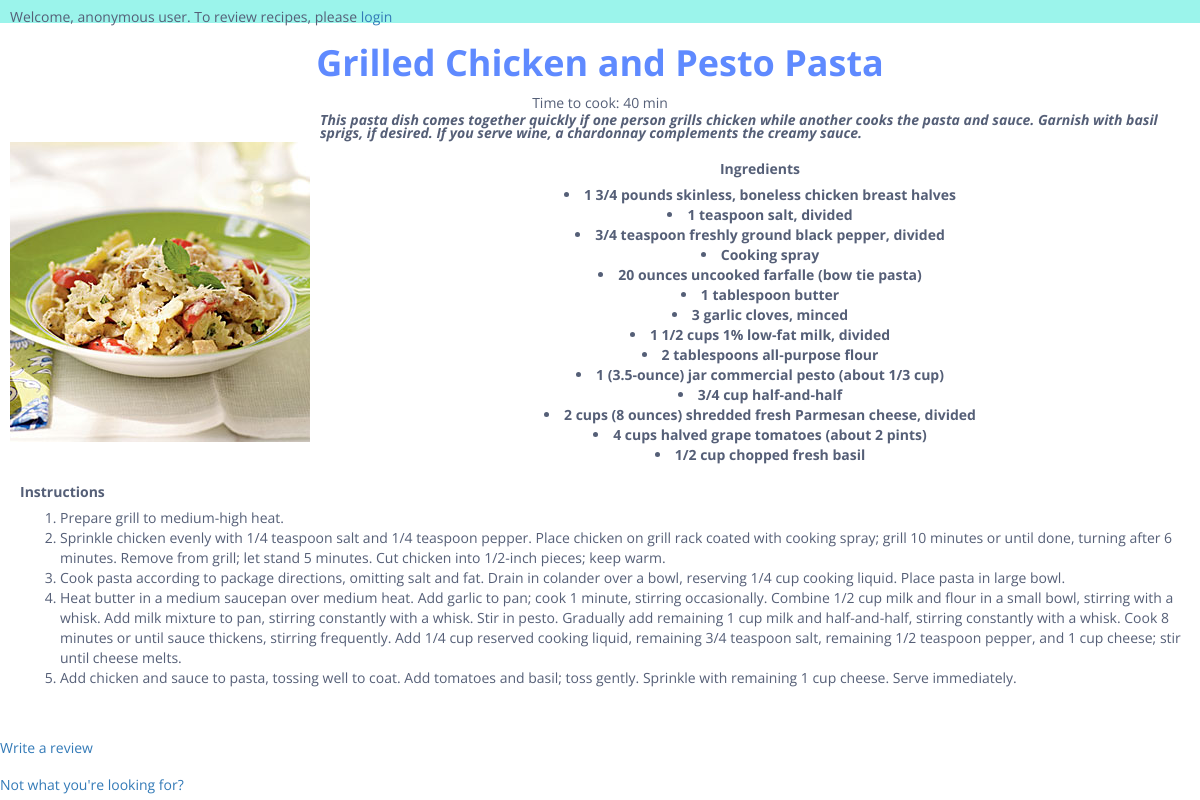
Page /main/recipes/10 on the committed database.
### recipes/models.py (models this page shows, shortened)
class Recipe(models.Model):
	APPETIZER = "AT"
	MAIN = "MN"
	DESSERT = "DS"
	MEAL_CHOICES = ((MAIN, "Main"), (DESSERT, "Dessert"), (APPETIZER, "Appetizer"))
	name = models.CharField(max_length=100, blank=False)
	image = models.ImageField(blank=False, default="http://ba3d96e768581514f6ec-e6b856593874a8f38a8aa2d89e1f03ce.r54.cf2.rackcdn.com/default_food_large.jpg")
	description = models.CharField(max_length=800, blank=False, default="")
	ingredients = models.CharField(max_length=800, blank=False, default="")
	time = models.IntegerField(default=0, validators=[MaxValueValidator(600), MinValueValidator(0)])
	meal = models.CharField(max_length=2, choices=MEAL_CHOICES, default=MAIN)
	def get_time_str(self):
		time = float(self.time)
		if float(self.time) > 60.0:
			return "{} hr {} min".format(int(time // 60), int(time % 60))
		return "{} min".format(int(time))
	def get_ingredients(self):
		return self.ingredients.split("**")

class RecipeInstruction(models.Model):
	recipe = models.ForeignKey(Recipe)
	step = models.IntegerField(default=0, validators=[MaxValueValidator(20), MinValueValidator(1)])
	instruction = models.CharField(max_length=1000, blank=False, default="")
	def get_instruction(self):
		return "{}".format(self.instruction)

### recipes/views.py (the view)
# urls.py: url(r'^recipes/(?P<id>\d+)$', details_view, name='details'),
def details_view(request, id):
    recipe = get_object_or_404(Recipe, id=id)
    return render(request, "recipes/details.html", {'recipe':recipe})

### recipes/templates/recipes/details.html (shortened to what this page needs)
{% extends "base.html" %}
{% load staticfiles %}
    {% block main %}
    <section class="details">
        <center><h1 class="recipename">{{ recipe.name }}</h1></center>
        <center><div>Time to cook: {{ recipe.get_time_str }}</div></center>
       <table id="display">
       <tr>
       <th class="image">
        {% if recipe.image.url.width > recipe.image.url.height %}
            <img src="{{ recipe.image.url }}" width=300>
        {% else %}
            <img src="{{ recipe.image.url }}" height=300>
        {% endif %}
        </th>
        <th><i><p class="description">{{ recipe.description }}</i>
        <br>
        <br>
        <div class="ingredients">
        <center><p><b>Ingredients</b></center>
        {% for ingredient in recipe.get_ingredients %}
            <center><li class="ingredient">{{ ingredient }}</li></center>
        {% endfor %}
        </th>
        </table>
        <br>
        <div class="instructions">
        <b><p>Instructions</b>
        <ol>
        {% for instruction in recipe.recipeinstruction_set.all %}
            <li>{{ instruction.get_instruction }}</li>
        {% endfor %}
        </ol>
        </div>
        <br>
        <br>
        <a href="{% url 'review' recipe.id %}">Write a review</a>
        <br>
        <br>
        <p><a href="{% url 'main' %}">Not what you're looking for?</a></div>
    </section>
    {% endblock main %}

### recipes/static/main.css (style rules this page uses)
html, body { background-image: url("http://www.publicdomainpictures.net/pictures/60000/velka/quatrefoil-pattern-background-blue.jpg"); font-family: 'Open Sans', sans-serif; color: #555f77; -webkit-font-smoothing: antialiased; }
p { line-height: 1.3125rem; }
.image { padding-top: 0.625rem; display: table-cell; width: 3.5rem; }
.recipename { font-family: 'Open Sans', sans-serif; }
.recipename { color: #5F8AFF; font-weight: bold; }
#display .image { padding-left: 1rem; }
#display .description { padding-left: 1rem; font-family: 'Open Sans', sans-serif; }
#display .ingredients { padding-left: 1rem; font-family: 'Open Sans', sans-serif; }
.instructions { padding-left: 2rem; font-family: 'Open Sans', sans-serif; }

### rows in the picture
Recipe: name "Grilled Chicken and Pesto Pasta", get_time_str "40 min", image (picture), description "This pasta dish comes together quickly if one person grills chicken while another cooks the pasta and sauce. Garnish with basil sprigs, if desired. If you serve wine, a chardonnay complements the creamy sauce."
RecipeInstruction: get_instruction "Prepare grill to medium-high heat."
RecipeInstruction: get_instruction "Sprinkle chicken evenly with 1/4 teaspoon salt and 1/4 teaspoon pepper. Place chicken on grill rack coated with cooking spray; grill 10 minutes or until done, turning after 6 minutes. Remove from grill; let stand 5 minutes. Cut chicken into 1/2-inch pieces; keep warm."
RecipeInstruction: get_instruction "Cook pasta according to package directions, omitting salt and fat. Drain in colander over a bowl, reserving 1/4 cup cooking liquid. Place pasta in large bowl."
RecipeInstruction: get_instruction "Heat butter in a medium saucepan over medium heat. Add garlic to pan; cook 1 minute, stirring occasionally. Combine 1/2 cup milk and flour in a small bowl, stirring with a whisk. Add milk mixture to pan, stirring constantly with a whisk. Stir in pesto. Gradually add remaining 1 cup milk and half-and-half, stirring constantly with a whisk. Cook 8 minutes or until sauce thickens, stirring frequently. Add 1/4 cup reserved cooking liquid, remaining 3/4 teaspoon salt, remaining 1/2 teaspoon pepper, and 1 cup cheese; stir until cheese melts."
RecipeInstruction: get_instruction "Add chicken and sauce to pasta, tossing well to coat. Add tomatoes and basil; toss gently. Sprinkle with remaining 1 cup cheese. Serve immediately."

### other values in the picture
{{ ingredient }} "1 3/4 pounds skinless, boneless chicken breast halves" "1 teaspoon salt, divided" "3/4 teaspoon freshly ground black pepper, divided" "Cooking spray" "20 ounces uncooked farfalle (bow tie pasta)" "1 tablespoon butter" "3 garlic cloves, minced" "1 1/2 cups 1% low-fat milk, divided" "2 tablespoons all-purpose flour" "1 (3.5-ounce) jar commercial pesto (about 1/3 cup)" "3/4 cup half-and-half" "2 cups (8 ounces) shredded fresh Parmesan cheese, divided" "4 cups halved grape tomatoes (about 2 pints)" "1/2 cup chopped fresh basil"
